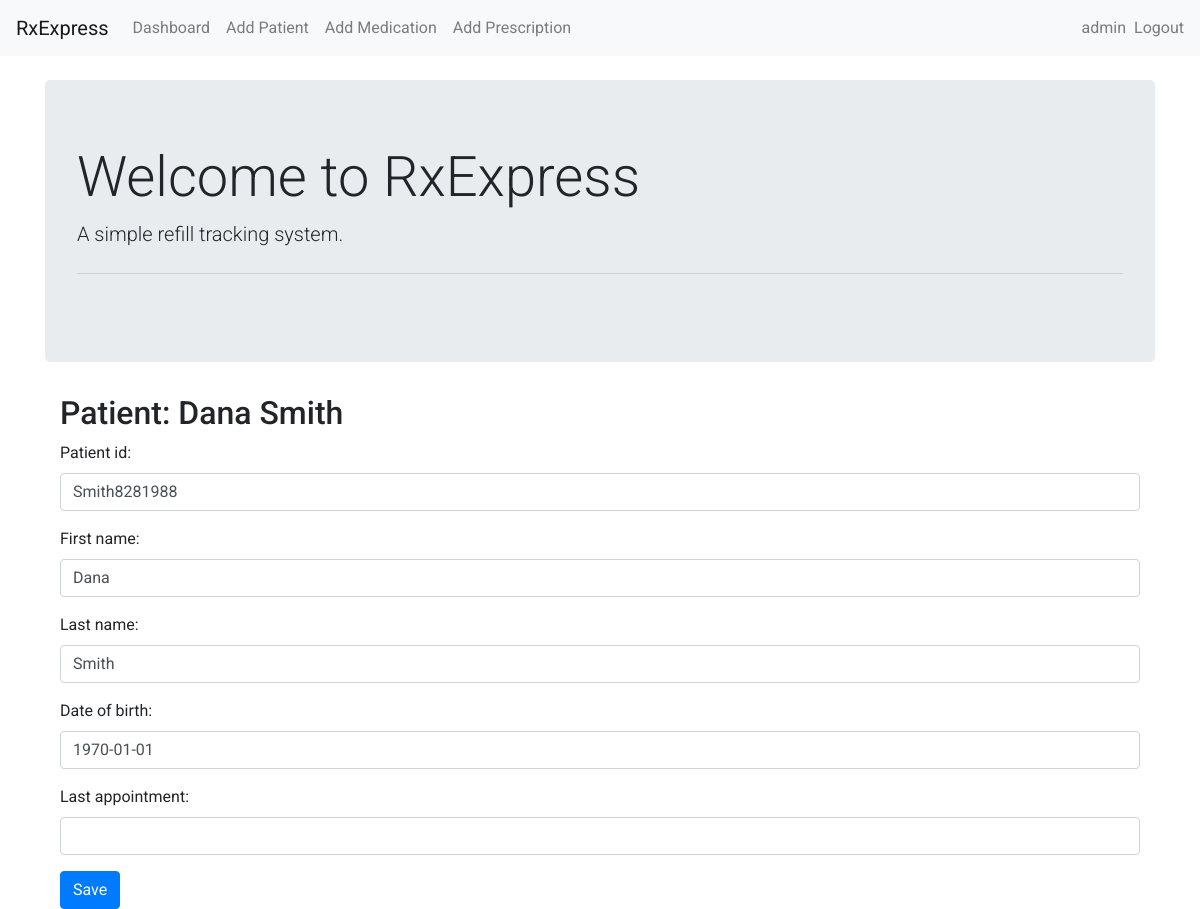
/patients/2/ (signed in), run on the app's committed database.
### rxexpress/models.py (models this page shows, shortened)
class Patient(models.Model):
    patient_id = models.CharField(max_length=50, unique=True, null=True, blank=True)
    first_name = models.CharField(max_length=50)
    last_name = models.CharField(max_length=50)
    date_of_birth = models.DateField(null=True, blank=True)
    last_appointment = models.DateField(null=True, blank=True)
    last_fill_date = models.DateField(null=True, blank=True)

### rxexpress/views.py (the view)
# urls.py: path('patients/<int:pk>/', views.patient_detail_view, name='patient_detail'),
@login_required
def patient_detail_view(request, pk):
    patient = get_object_or_404(Patient, pk=pk)
    prescriptions = patient.prescriptions.select_related('medication')
    if request.method == 'POST':
        form = PatientForm(request.POST, instance=patient)
        if form.is_valid():
            form.save()
            return redirect('patient_detail', pk=patient.pk)
    else:
        form = PatientForm(instance=patient)
    return render(request, 'patient_detail.html', {'patient': patient, 'form': form, 'prescriptions': prescriptions})

### rxexpress/forms.py
class PatientForm(forms.ModelForm):
    class Meta:
        model = Patient
        fields = ['patient_id', 'first_name', 'last_name', 'date_of_birth', 'last_appointment']
        widgets = {
            'patient_id': forms.TextInput(attrs={'class': 'form-control'}),
            'first_name': forms.TextInput(attrs={'class': 'form-control'}),
            'last_name': forms.TextInput(attrs={'class': 'form-control'}),
            'date_of_birth': forms.TextInput(attrs={'class': 'form-control'}),
            'last_appointment': forms.TextInput(attrs={'class': 'form-control'})
        }

### rxexpress/templates/patient_detail.html (shortened to what this page needs)
{% extends "index.html" %}
{% block content %}
<div class="container mt-4">
  <h2>Patient: {{ patient.first_name }} {{ patient.last_name }}</h2>
  <form method="post">
    {{ form.as_p }}
    <button class="btn btn-primary" type="submit">Save</button>
  </form>
</div>
{% endblock %}

### rxexpress/templates/index.html (shortened to what this page needs)
<!DOCTYPE html>
<html lang="en">
<head>
        <link rel="stylesheet" href="https://cdn.jsdelivr.net/npm/bootstrap@4.6.2/dist/css/bootstrap.min.css">
    </head>
<body>
<nav class="navbar navbar-expand-lg navbar-light bg-light">
    <a class="navbar-brand" href="/">RxExpress</a>
    <div class="collapse navbar-collapse">
        <ul class="navbar-nav mr-auto">
            <li class="nav-item"><a class="nav-link" href="/dashboard/">Dashboard</a></li>
            <li class="nav-item"><a class="nav-link" href="/add-patient/">Add Patient</a></li>
            <li class="nav-item"><a class="nav-link" href="/add-medication/">Add Medication</a></li>
            <li class="nav-item"><a class="nav-link" href="/add-prescription/">Add Prescription</a></li>
        </ul>
        <ul class="navbar-nav ml-auto align-items-center">
            {% if user.is_authenticated %}
                <li class="nav-item">
                    <span class="nav-item">
                        <span class="nav-link">{{ user.username}}</span>
                </li>
                <li class="nav-item">
                    <form method='post' action="{% url 'logout' %}" style="display: inline;">
                        <button type="submit"
                                class="nav-link btn btn-link"
                                style="padding: 0; border: none; background: none; cursor: pointer;">
                            Logout
                        </button>
                    </form>
                </li>
            {% else %}
                <li class="nav-item">
                    <a class="nav-link" href="{% url 'login' %}">Login</a>
                </li>
            {% endif %}
        </ul>
    </div>
</nav>
<div class="container mt-4">
    <div class="jumbotron">
        <h1 class="display-4">Welcome to RxExpress</h1>
        <p class="lead">A simple refill tracking system.</p>
        <hr class="my-4">
    </div>
    {% block content %}{% endblock %}
</div>
</body>
</html>

### rxexpress/templates/index.html (style rules this page uses)
body { font-family: "Roboto", sans-serif; }

### data on the page
Patient: first_name "Dana", last_name "Smith", patient_id "Smith8281988", date_of_birth "1970-01-01"

### other printed values
{{ user.username }} "admin"
